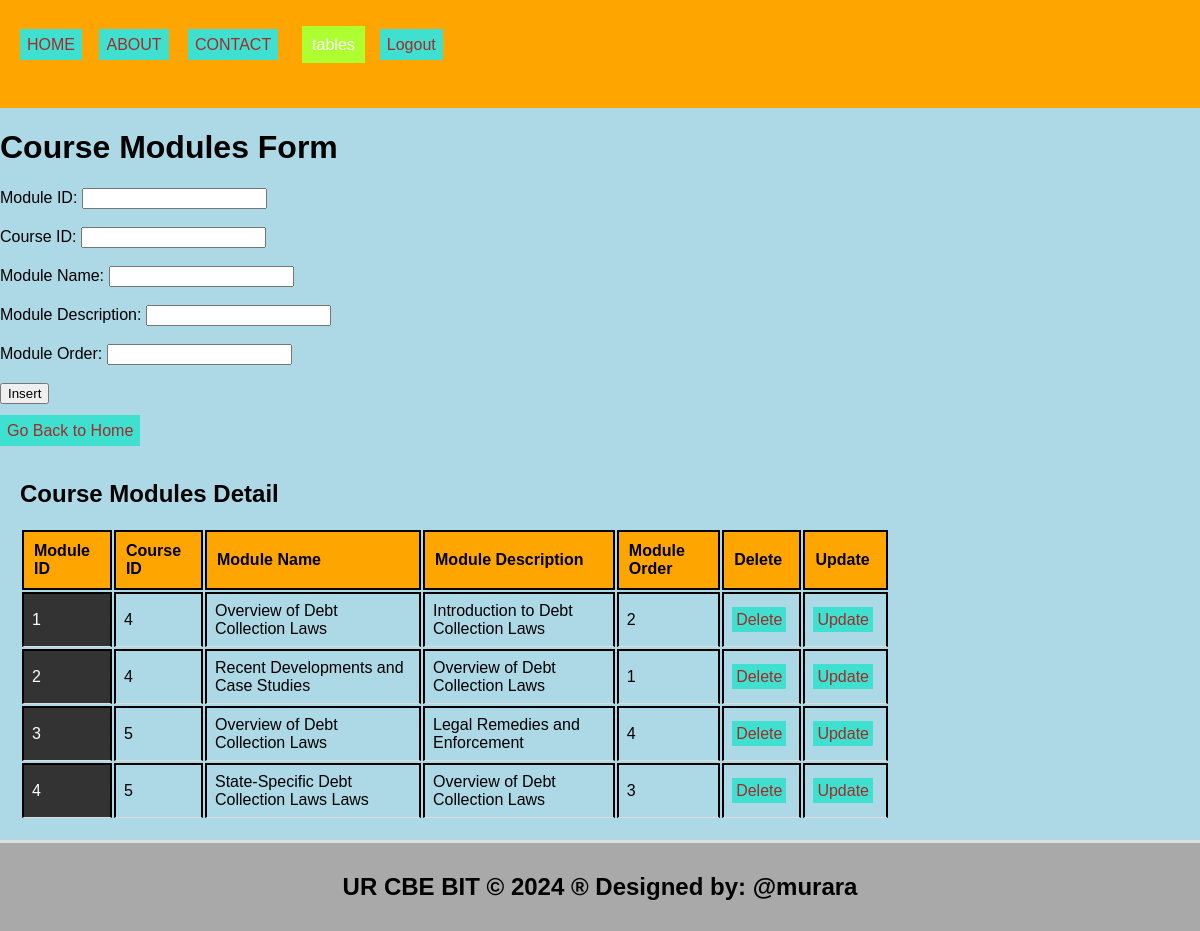
Screenshot of /coursemodules.php with the database file from the repository.
### tables this page shows
CREATE TABLE `coursemodules` (
  `module_id` int(11) NOT NULL,
  `course_id` int(11) NOT NULL,
  `module_name` varchar(255) NOT NULL,
  `module_description` text DEFAULT NULL,
  `module_order` int(11) NOT NULL
);

### coursemodules.php (the view, shortened to what this page needs)
 <!DOCTYPE html>
<html lang="en">
<head>
  <link rel="stylesheet" type="text/css" href="style.css">
</head>
<body style="background-color: lightblue;">
  <header>
    <ul style="list-style-type: none; padding: 0;">
      <li style="display: inline; margin-right: 10px;">
           <ul style="list-style-type: none; padding: 0;">
    </li>
    <li style="display: inline; margin-right: 8px;"><a href="./home.html">HOME</a></li>
    <li style="display: inline; margin-right: 10px;"><a href="./about.html">ABOUT</a></li>
    <li style="display: inline; margin-right: 10px;"><a href="./contact.html">CONTACT</a></li>
        <li class="dropdown" style="display: inline; margin-right: 5px;">
            <a href="#" style="padding: 10px; color: white; background-color: greenyellow; text-decoration: none; margin-right: 10px;">tables</a>
          </li>
              <a href="logout.php">Logout</a>
        </ul>
  </header>
<body style="background-color: yellowgreen;">
    <h1>Course Modules Form</h1>
    <form method="post" onsubmit="return confirmInsert();">
        <label for="module_id">Module ID:</label>
        <input type="number" id="module_id" name="module_id" required><br><br>
        <label for="course_id">Course ID:</label>
        <input type="number" id="course_id" name="course_id" required><br><br>
        <label for="module_name">Module Name:</label>
        <input type="text" id="module_name" name="module_name" required><br><br>
        <label for="module_description">Module Description:</label>
        <input type="text" id="module_description" name="module_description" required><br><br>
        <label for="module_order">Module Order:</label>
        <input type="number" id="module_order" name="module_order" required><br><br>
        <input type="submit" name="add" value="Insert"><br><br>
        <a href="./home.html">Go Back to Home</a>
    </form>
    <?php
    include('database_connection.php');
    ?>
    <section>
        <h2>Course Modules Detail</h2>
        <table>
            <tr>
                <th>Module ID</th>
                <th>Course ID</th>
                <th>Module Name</th>
                <th>Module Description</th>
                <th>Module Order</th>
                <th>Delete</th>
                <th>Update</th>
            </tr>
            <?php
            $sql = "SELECT * FROM coursemodules";
            $result = $connection->query($sql);
            if ($result->num_rows > 0) {
                while ($row = $result->fetch_assoc()) {
                    echo "<tr>
                            <td>{$row['module_id']}</td>
                            <td>{$row['course_id']}</td>
                            <td>{$row['module_name']}</td>
                            <td>{$row['module_description']}</td>
                            <td>{$row['module_order']}</td>
                            <td><a style='padding:4px' href='delete_coursemodule.php?module_id={$row['module_id']}'>Delete</a></td>
                            <td><a style='padding:4px' href='update_coursemodule.php?module_id={$row['module_id']}'>Update</a></td>
                          </tr>";
                }
            } else {
                echo "<tr><td colspan='7'>No data found</td></tr>";
            }
            ?>
        </table>
    </section>
    <footer>
        <h2>UR CBE BIT &copy; 2024 &reg; Designed by: @murara</h2>
    </footer>
</body>
</html>

### style.css (style rules this page uses)
body { font-family: Arial, sans-serif; margin: 0; padding: 0; }
.dropdown { position: relative; display: inline; margin-right: 10px; }
body { font-family: Arial,sans-serif; margin:0; padding:0; }
header { background-color:orange; padding: 20px; }
footer { text-align: center; padding: 15px; background-color:orange; }
.dropdown { position: right; display:right; direction:rtl; }
section { padding:28px; border-bottom: 1px solid #ddd; }

### coursemodules.php (style rules this page uses)
a:link { color: #0066cc; text-decoration: none; }
a { padding: 7px; color: white; background-color: turquoise; text-decoration: none; margin-right: 5px; }
a:link { color: brown; }
th, td { border: 2px solid black; padding: 10px; text-align: left; }
th { background-color: orange; }
section { padding: 20px; border-bottom: 3px solid #ddd; }
footer { text-align: center; padding: 10px; background-color: darkgray; }

### rows the page displays
coursemodules: module_id "1", course "4", module_name "Overview of Debt Collection Laws", module_description "Introduction to Debt Collection Laws", module_order "2"
coursemodules: module_id "2", course "4", module_name "Recent Developments and Case Studies", module_description "Overview of Debt Collection Laws", module_order "1"
coursemodules: module_id "3", course "5", module_name "Overview of Debt Collection Laws", module_description "Legal Remedies and Enforcement", module_order "4"
coursemodules: module_id "4", course "5", module_name "State-Specific Debt Collection Laws Laws", module_description "Overview of Debt Collection Laws", module_order "3"
